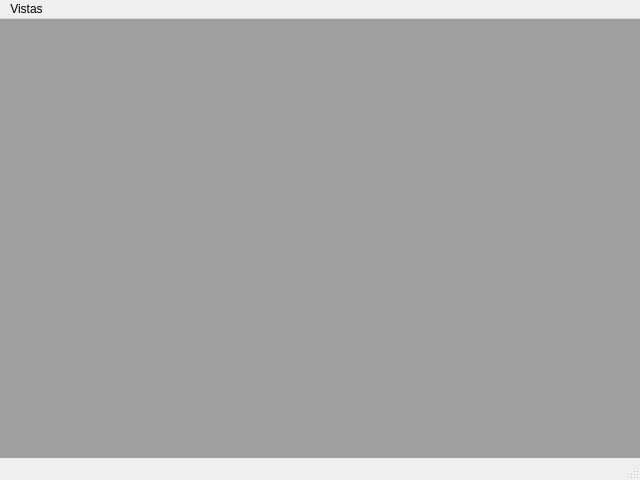
<?xml version="1.0" encoding="UTF-8"?>
<ui version="4.0">
 <class>frmContenedorVentanas</class>
 <widget class="QMainWindow" name="frmContenedorVentanas">
  <property name="geometry">
   <rect>
    <x>0</x>
    <y>0</y>
    <width>640</width>
    <height>480</height>
   </rect>
  </property>
  <property name="minimumSize">
   <size>
    <width>640</width>
    <height>480</height>
   </size>
  </property>
  <property name="maximumSize">
   <size>
    <width>640</width>
    <height>480</height>
   </size>
  </property>
  <property name="windowTitle">
   <string>Ventana Principal</string>
  </property>
  <widget class="QWidget" name="wdg_principal">
   <widget class="QMdiArea" name="mdiArea">
    <property name="geometry">
     <rect>
      <x>0</x>
      <y>0</y>
      <width>1131</width>
      <height>631</height>
     </rect>
    </property>
    <widget class="QWidget" name="winPrimeraVent">
     <property name="windowTitle">
      <string>Primera Subventana</string>
     </property>
     <widget class="QLabel" name="lblTitulo1">
      <property name="geometry">
       <rect>
        <x>30</x>
        <y>30</y>
        <width>131</width>
        <height>16</height>
       </rect>
      </property>
      <property name="font">
       <font>
        <weight>75</weight>
        <bold>true</bold>
       </font>
      </property>
      <property name="text">
       <string>Primera Subventana</string>
      </property>
     </widget>
    </widget>
    <widget class="QWidget" name="winSegundaVent">
     <property name="windowTitle">
      <string>Segunda Subventana</string>
     </property>
     <widget class="QLabel" name="lblTitulo2">
      <property name="geometry">
       <rect>
        <x>30</x>
        <y>30</y>
        <width>131</width>
        <height>16</height>
       </rect>
      </property>
      <property name="font">
       <font>
        <weight>75</weight>
        <bold>true</bold>
       </font>
      </property>
      <property name="text">
       <string>Segunda Subventana</string>
      </property>
     </widget>
    </widget>
   </widget>
  </widget>
  <widget class="QMenuBar" name="mbrPrincipal">
   <property name="geometry">
    <rect>
     <x>0</x>
     <y>0</y>
     <width>640</width>
     <height>21</height>
    </rect>
   </property>
   <widget class="QMenu" name="mnuVistas">
    <property name="title">
     <string>Vistas</string>
    </property>
    <addaction name="mniPestana"/>
    <addaction name="mniCascada"/>
    <addaction name="mniCuadricula"/>
    <addaction name="mniSubVentanas"/>
   </widget>
   <addaction name="mnuVistas"/>
  </widget>
  <widget class="QStatusBar" name="statusbar"/>
  <action name="mniPestana">
   <property name="text">
    <string>Pestañas</string>
   </property>
  </action>
  <action name="mniCascada">
   <property name="text">
    <string>Cascada</string>
   </property>
  </action>
  <action name="mniCuadricula">
   <property name="text">
    <string>Cuadricula</string>
   </property>
  </action>
  <action name="mniSubVentanas">
   <property name="text">
    <string>Sub Ventanas</string>
   </property>
  </action>
 </widget>
 <resources/>
 <connections/>
</ui>
